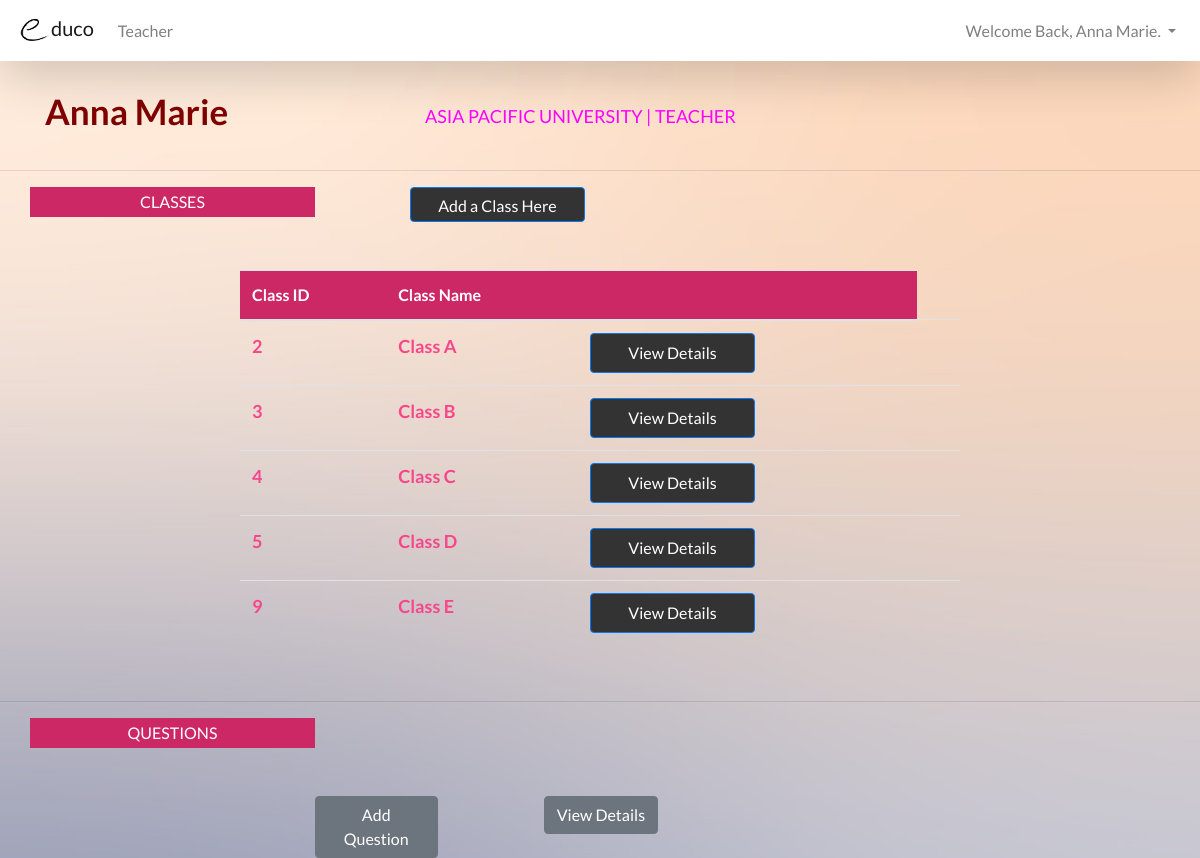
/website/teacher/teacher_menu.php (signed in), run on the app's committed database.
### tables this page shows
CREATE TABLE `class` (
  `C_No` int(10) NOT NULL,
  `T_ID` int(10) NOT NULL,
  `C_Name` varchar(25) NOT NULL
);

### website/teacher/teacher_menu.php (the view, shortened to what this page needs)
<!DOCTYPE html>
<html>
<head>
<?php include($_SERVER["DOCUMENT_ROOT"].'/template/header.php'); ?>
</head>
<body>
<?php include($_SERVER["DOCUMENT_ROOT"].'/template/teachernavbar.php'); ?>
<br/>
<div class="container">
  <div class="row">
    <div class="col-sm-4">
      <p class="text-center" style="font-size: 35px; color: maroon; float: left; font-weight: bold;">
      <?php echo $_SESSION['user']; ?>
      </p>
    </div>
    <div class="col-sm-8">
      <p class="text-center" style="font-size: 18px; color: fuchsia; padding-top: 18px; float: left;">
      ASIA PACIFIC UNIVERSITY | TEACHER
      </p>
    </div>
  </div>
</div>
<hr/>
<div class="container">
  <div class="row">
    <div class="col-3" style="background-color: #CC2865; color: white; text-align: center; padding-top: 3px; height: 30px;">
      <p>CLASSES</p>
    </div>
    <div class="col-3">
      <button style="width: 175px; height: 35px; background-color: #333333; float: right;" type="submit" class="btn btn-primary" data-toggle="modal" data-target="#addclass">Add a Class Here</button>
    </div>
  </div>
</div>
<br/><br/>
<table class="table table-hover" style="margin-left: 20%; width: 60%;">
  <thead>
    <tr style="background-color: #CC2865; color: white;">
      <th>Class ID</th>
      <th>Class Name</th>
      <th></th>
    </tr>
  </thead>
  <tbody style="color: #F7478A; font-size: 18px; font-weight: bold;">
<?php
$conn = mysqli_connect('localhost','root','','educo');
$username = $_SESSION['user'];
$sql = "SELECT C_No,C_Name FROM class WHERE T_ID =
        (SELECT U_ID FROM users WHERE Name = '$username')";
$result = mysqli_query($conn, $sql);
while($row = mysqli_fetch_array($result))
{
  echo "<tr>";
  echo "<td>" . $row['C_No'] . "</td>";
  echo "<td>" . $row['C_Name'] . "</td>";
  echo "<td>";
  echo "<button class= 'btn btn-primary' style='width: 165px; height: 40px; color: white;
        background-color:#333333;' onclick=\"window.location.href='class_details.php?id=".$row['C_No']."'\">View Details</button></td>";
  echo "<td>";
  echo "</tr>";
  }
  echo "</table>";
?>
<br/>
<hr/>
<div class="container">
  <div class="row">
    <div class="col-sm-3" style="background-color: #CC2865; color: white; text-align: center; padding-top: 3px; height: 30px;">
      <p>QUESTIONS</p>
    </div>
  </div>
</div>
<br/><br/>
<div class="row" style="margin-left: 25%;">
  <div class="col-2">
    <button type="submit" onclick="window.location.href='add_question_teacher.php'" class="btn btn-secondary">Add Question</button>
  </div>
  <div class="col-1">
  </div>
  <div class="col-2">
    <button type="submit" onclick="window.location.href='/website/questions/view_questions.php?role=teacher'" class="btn btn-secondary">View Details</button>
  </div>
</body>
</html>

### template/header.php (style rules this page uses)
body { font-family: 'Lato' !important; background-color: #FAFAFA !important; }

### website/teacher/teacher_menu.php (style rules this page uses)
body { background-image: url("/Pictures/6.jpg"); background-repeat: no-repeat; background-size: 100%; }

### data on the page
class: C_No "2", C_Name "Class A"
class: C_No "3", C_Name "Class B"
class: C_No "4", C_Name "Class C"
class: C_No "5", C_Name "Class D"
class: C_No "9", C_Name "Class E"

### other printed values
$_SESSION['user'] "Anna Marie"
